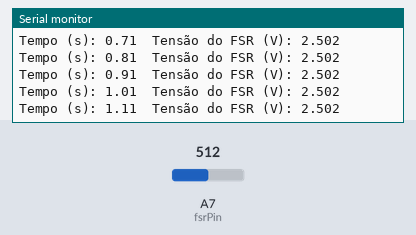
A sketch run on a simulated Arduino Nano, built with avr-gcc and run on an emulated ATmega328P. On the bench: the last lines printed to the serial monitor. The test bench sets the inputs (shaded band); at power-on: A7 (fsrPin) = 512.

Above: at 1.2 s.
1.3 s: A7 (fsrPin) set to 716
At 1.32 s:
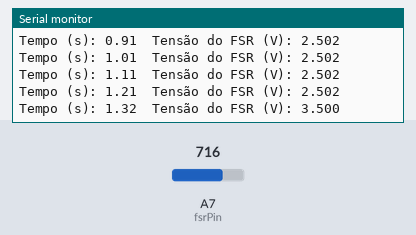
2.8 s: A7 (fsrPin) set to 900
At 2.84 s:
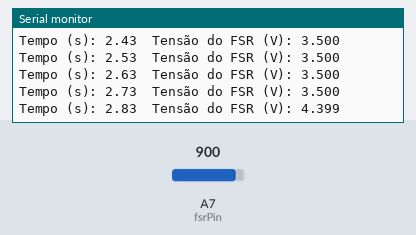
Timing chart, 0 to 5.8 s (numbered marks = the images above; inputs shaded):
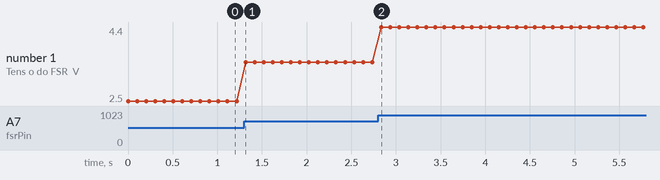

The sketch:

fsrcomtempo.ino
```cpp
const int fsrPin = A7;  // Pino onde o FSR está conectado

void setup() {
  // Inicializa o monitor serial
  Serial.begin(9600);
}

void loop() {
  // Lê o valor do sensor FSR
  int fsrValue = analogRead(fsrPin);

  // Converte o valor do FSR para tensão (em volts)
  float fsrVoltage = fsrValue * (5.0 / 1023.0);

  // Obtém o tempo em milissegundos desde que o Arduino foi ligado
  unsigned long tempoMillis = millis();

  // Converte o tempo para segundos
  float tempoSegundos = tempoMillis / 1000.0;

  // Exibe o tempo e a tensão no monitor serial
  Serial.print("Tempo (s): ");
  Serial.print(tempoSegundos);
  Serial.print("\tTensão do FSR (V): ");
  Serial.println(fsrVoltage, 3);  // Imprime a tensão com 3 casas decimais

  // Aguarda 100 ms antes de atualizar os valores
  delay(100);
}
```

Measured:
- after the input at 1.3 s, the serial monitor: prints a new line at once (image 1)
- plotted number 1: 2.5 → 3.5 after the input at 1.3 s
